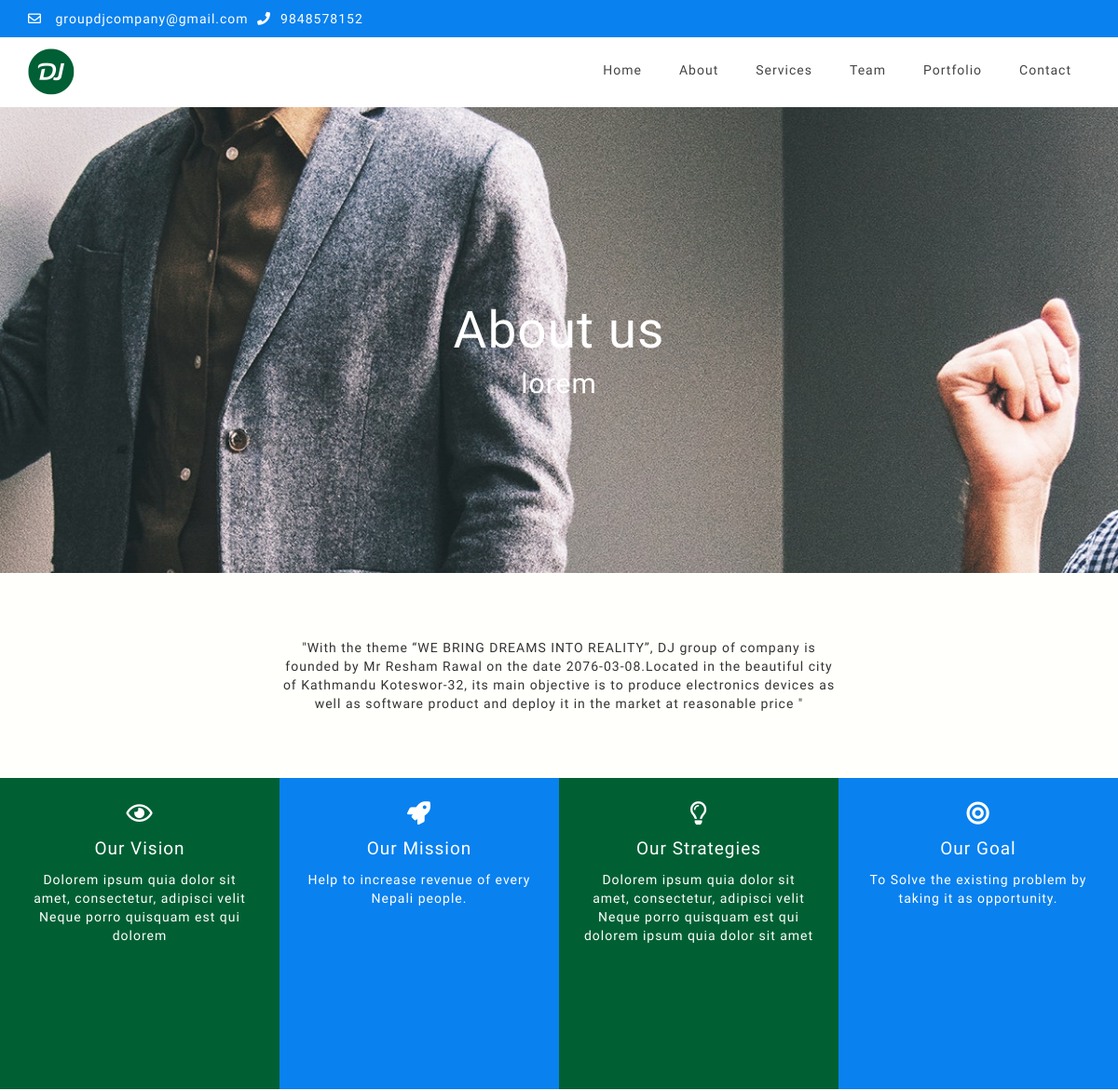
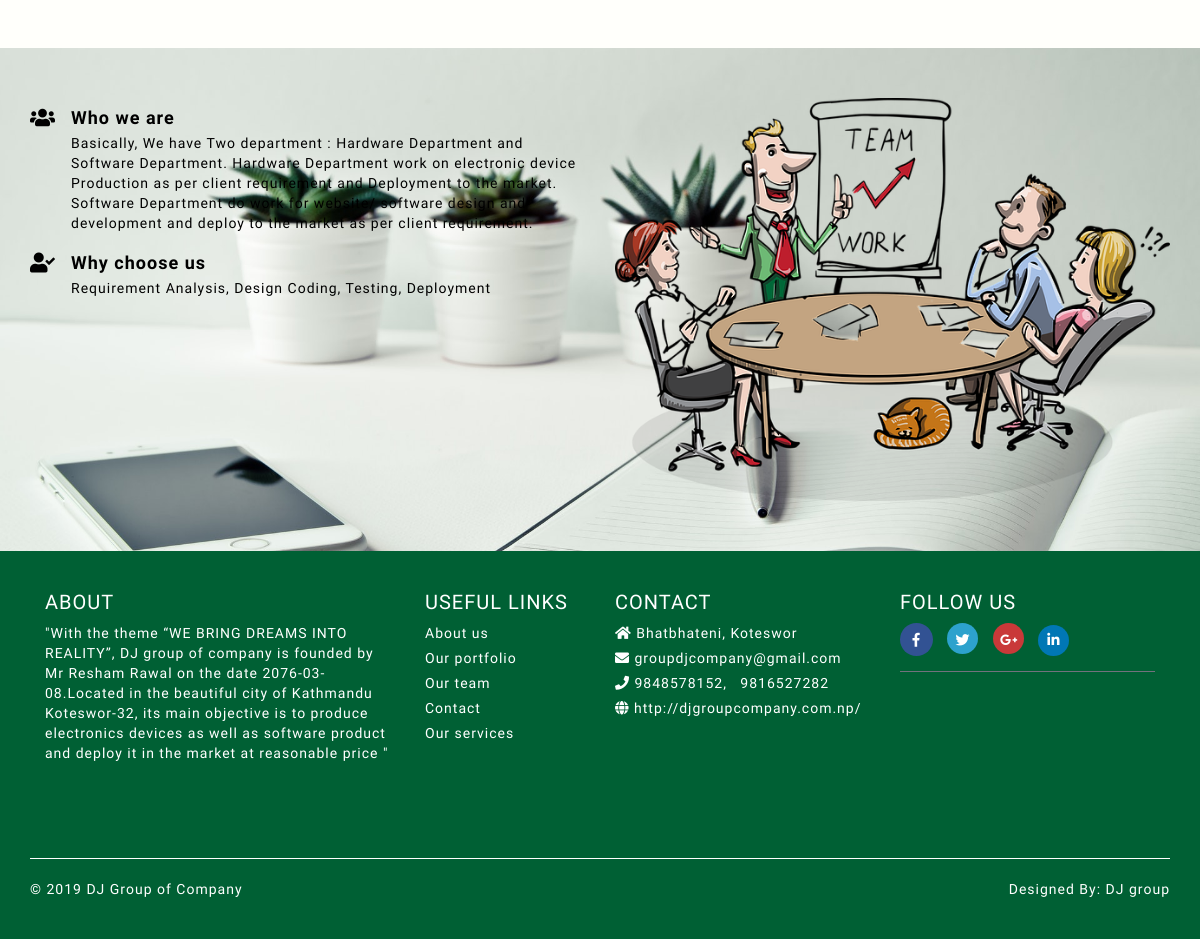
The page /about/ on the database its author committed (2 pictures, top to bottom).
### djgroup/models.py (models this page shows)
class SiteSetting(models.Model):
    logo = models.ImageField(upload_to='sitesetting')
    number = models.IntegerField()
    number2 = models.IntegerField(null=True)
    email = models.EmailField()
    address = models.CharField(max_length=100)
    website = models.URLField()
    map_link = models.URLField()
    facebook_link = models.URLField(null=True)
    twitter_link = models.URLField(null=True)
    google_link = models.URLField(null=True)
    linkedin_link = models.URLField(null=True)
    created = models.DateTimeField(auto_now_add=True)
    updated = models.DateTimeField(auto_now=True)
    class Meta:
        verbose_name_plural = 'Site Setting'
    def image_tag(self):
        if self.logo:
            return mark_safe('<img src="%s" style="width: 80px; height:80px;" />' % self.logo.url)
        else:
            return 'No Image Found'
    image_tag.short_description = 'Logo'

class Banner(models.Model):
    index = models.ImageField(upload_to='banners')
    index_text = models.TextField(null=True)
    about = models.ImageField(upload_to='banners')
    about_text = models.TextField(null=True)
    services = models.ImageField(upload_to='banners')
    services_text = models.TextField(null=True)
    team = models.ImageField(upload_to='banners')
    team_text = models.TextField(null=True)
    portfolio = models.ImageField(upload_to='banners')
    portfolio_text = models.TextField(null=True)
    contact = models.ImageField(upload_to='banners')
    contact_text = models.TextField(null=True)
    created = models.DateTimeField(auto_now_add=True)
    updated = models.DateTimeField(auto_now=True)
    class Meta:
        verbose_name_plural = 'Banners'
    def index_tag(self):
        if self.index:
            return mark_safe('<img src="%s" style="width: 80px; height:80px;" />' % self.index.url)
        else:
            return 'No Image Found'
    index_tag.short_description = 'Index Banner'
    def about_tag(self):
        if self.about:
            return mark_safe('<img src="%s" style="width: 80px; height:80px;" />' % self.about.url)
        else:
            return 'No Image Found'
    about_tag.short_description = 'About Banner'
    def services_tag(self):
        if self.services:
            return mark_safe('<img src="%s" style="width: 80px; height:80px;" />' % self.services.url)
        else:
            return 'No Image Found'
    services_tag.short_description = 'Services Banner'
    def team_tag(self):
        if self.team:
            return mark_safe('<img src="%s" style="width: 80px; height:80px;" />' % self.team.url)
        else:
            return 'No Image Found'
    team_tag.short_description = 'Team Banner'
    def portfolio_tag(self):
        if self.portfolio:
            return mark_safe('<img src="%s" style="width: 80px; height:80px;" />' % self.portfolio.url)
        else:
            return 'No Image Found'
    portfolio_tag.short_description = 'Portfolio Banner'
    def contact_tag(self):
        if self.contact:
            return mark_safe('<img src="%s" style="width: 80px; height:80px;" />' % self.contact.url)
        else:
            return 'No Image Found'
    contact_tag.short_description = 'Contact Banner'

class AboutUs(models.Model):
    description = models.TextField()
    mission = models.TextField()
    vision = models.TextField()
    strategy = models.TextField()
    goal = models.TextField()
    who_we_are = models.TextField()
    why_choose_us = models.TextField()
    how_we_work = models.ImageField(upload_to='about', default=None)
    best_for = models.TextField()
    bg_image = models.ImageField(upload_to='about', default=None)
    created = models.DateTimeField(auto_now_add=True)
    updated = models.DateTimeField(auto_now=True)
    class Meta:
        verbose_name_plural = 'About Us'

### djgroup/views.py (the view)
# urls.py: path('about/', views.about, name='about'),
def about(request):
    abouts = AboutUs.objects.all().order_by('-created')[0:1]
    context = {'abouts': abouts}
    return render(request, 'djgroup/about.html', context)

### templates/djgroup/about.html (shortened to what this page needs)
{% extends 'djgroup/index.html' %}
{% load static %}
{% block content %}
{% for banner in banners %}
<section class="about-banner" style="background-image: url('/media/{{ banner.about }}');">
    <div class="container">
        <div class="col-md-6 col-md-offset-3">
            <h1>About us</h1>
            <h4>{{ banner.about_text }}</h4>
        </div>
    </div>
</section>
{% endfor %}
{% for about in abouts %}
<section class="about">
    <div class="about-text">
        <p>{{ about.description }}</p>
    </div>
</section>
<section class="target">
    <div class="row target-text">
        <div class="col-lg-3 col-md-3 col-sm-6 col-xs-12 test">
            <div class="mission green">
                <div class="mission-icon"><i class="far fa-eye"></i></div>
                <div class="mission-title">Our Vision</div>
                <div class="mission-text">{{ about.vision }}</div>
            </div>
        </div>
        <div class="col-lg-3 col-md-3 col-sm-6 col-xs-12 test">
            <div class="mission blue">
                <div class="mission-icon"><i class="fas fa-rocket"></i></div>
                <div class="mission-title">Our Mission</div>
                <div class="mission-text">{{ about.mission }}</div>
            </div>
        </div>
        <div class="col-lg-3 col-md-3 col-sm-6 col-xs-12 test">
            <div class="mission green">
                <div class="mission-icon"><i class="far fa-lightbulb"></i></div>
                <div class="mission-title">Our Strategies</div>
                <div class="mission-text">{{ about.strategy }}</div>
            </div>
        </div>
        <div class="col-lg-3 col-md-3 col-sm-6 col-xs-12 test">
            <div class="mission blue">
                <div class="mission-icon"><i class="fas fa-bullseye"></i></div>
                <div class="mission-title">Our Goal</div>
                <div class="mission-text">{{ about.goal }}</div>
            </div>
        </div>
    </div>
</section>
<section class="bg-img">
    <div class="container">
        <div class="row">
            <div class="bg-box">
                <div class="col-lg-6 col-md-6 col-sm-12 col-xs-12">
                    <div class="bg-text">
                        <div class="bg-text-left"><i class="fas fa-users"></i></div>
                        <div class="bg-text-right">
                            <h4>Who we are</h4>
                            <p>{{ about.who_we_are }}</p>
                        </div>
                    </div>
                    <div class="bg-text">
                        <div class="bg-text-left"><i class="fas fa-user-check"></i></div>
                        <div class="bg-text-right">
                            <h4>Why choose us</h4>
                            <p>{{ about.why_choose_us }}</p>
                        </div>
                    </div>
                </div>
                <div class="col-lg-6 col-md-6 col-sm-12 col-xs-12">
                    <div class="bg-image">
                        <img src="/media/{{ about.bg_image }}">
                    </div>
                </div>
            </div>
        </div>
    </div>
</section>
{% endfor %}
{% endblock %}

### templates/djgroup/index.html (shortened to what this page needs)
{% load static %}
<!DOCTYPE html>
<html>
<head>
	<link rel="stylesheet" href="https://use.fontawesome.com/releases/v5.3.1/css/all.css"
>
	<link rel="stylesheet" type="text/css" href="{% static 'css/bootstrap.min.css' %}">
	<link rel="stylesheet" type="text/css" href="{% static 'css/style.css' %}">
	<link rel="stylesheet" type="text/css" href="{% static 'css/animate.css' %}">
	<link rel="stylesheet" type="text/css" href="{% static 'css/cubeportfolio.min.css' %}">
	<link rel="stylesheet" type="text/css" href="{% static 'css/style1.css' %}">
	<link rel="stylesheet" type="text/css" href="{% static 'css/about.css' %}">
	<link rel="stylesheet" type="text/css" href="{% static 'css/team.css' %}">
	<link rel="stylesheet" type="text/css" href="{% static 'css/service.css' %}">
	<link rel="stylesheet" type="text/css" href="{% static 'css/portfolio.css' %}">
	<link rel="stylesheet" type="text/css" href="{% static 'css/detail.css' %}">
	<link rel="stylesheet" type="text/css" href="{% static 'css/responsive.css' %}">
	<link rel="stylesheet" type="text/css" href="{% static 'css/contact.css' %}">
</head>
<body>
	<header>
		<div class="header-top">
			<div class="container">
				<div class="row">
					<div class="ht-left">
						<div class="col-lg-6 col-md-6 col-sm-12 col-xs-12">
							<ul class="pull-left top-contact">
								{% for setting in settings %}
								<li><i class="far fa-envelope"></i><a href="mailto:{{ setting.email }}">
										{{ setting.email }}</a></li>
								<li><i class="fas fa-phone"></i>{{ setting.number }}</li>
							</ul>
							{% endfor %}
						</div>
					</div>
					<div class="col-lg-6 col-md-6 col-sm-6 col-xs-12">
					</div>
				</div>
			</div>
		</div>
		<div class="header-bottom">
			<div class="container">
				{% for setting in settings %}
				<div class="logo"><a href="{% url 'djgroup:index' %}"><img src="/media/{{ setting.logo }}"></a></div>
				{% endfor %}
				<nav>
					<ul>
						<li><a href="{% url 'djgroup:index' %}">Home</a></li>
						<li><a href="{% url 'djgroup:about' %}">About</a></li>
						<li class="sub-menu"><a href="{% url 'djgroup:service' %}">Services</a>
						</li>
						<li><a href="{% url 'djgroup:team' %}">Team</a></li>
						<li><a href="{% url 'djgroup:portfolio' %}">Portfolio</a>
						</li>
						<li><a href="{% url 'djgroup:contact' %}">Contact</a></li>
					</ul>
				</nav>
			</div>
		</div>
	</header>
	{% block content %}{% endblock %}
	<footer>
		<div class="footer-upper">
			<div class="container">
				<div class="footer-part">
					<div class="col-lg-4 col-md-4 col-sm-6 col-xs-12 footer-div">
						<div class="footer-block information">
							<h4 class="title">About</h4>
							{% for about in abouts %}
							<p>{{ about.description }}</p>
							{% endfor %}
						</div>
					</div>
					<div class="col-lg-2 col-md-2 col-sm-6 col-xs-12 footer-div">
						<div class="footer-block information">
							<h4 class="title">Useful links</h4>
							<ul class="list">
								<li class="ft-item"><a href="{% url 'djgroup:about' %}">About us</a></li>
								<li class="ft-item"><a href="{% url 'djgroup:portfolio' %}">Our portfolio</a></li>
								<li class="ft-item"><a href="{% url 'djgroup:team' %}">Our team</a></li>
								<li class="ft-item"><a href="{% url 'djgroup:contact' %}">Contact</a></li>
								<li class="ft-item"><a href="{% url 'djgroup:service' %}">Our services</a></li>
							</ul>
						</div>
					</div>
					<div class="col-lg-3 col-md-3 col-sm-6 col-xs-12 footer-div">
						<div class="footer-block information">
							<h4 class="title">Contact</h4>
							<ul class="list">
								{% for setting in settings %}
								<li class="ft-item"><i class="fa fa-home" aria-hidden="true"></i>
									{{setting.address}}
								</li>
								<li class="ft-item"><i class="fa fa-envelope" aria-hidden="true"></i>
									<a href="mailto:{{ setting.email }}">
										{{ setting.email }}</a>
								</li>
								<li class="ft-item"><i class="fa fa-phone" aria-hidden="true"></i>
									{{setting.number}},
									&nbsp; {{ setting.number2 }}
								</li>
								<li class="ft-item"><i class="fa fa-globe" aria-hidden="true"></i><a href="">
										{{ setting.website }}</a></li>
							</ul>
							{% endfor %}
						</div>
					</div>
					<div class="col-lg-3 col-md-3 col-sm-6 col-xs-12 footer-div">
						<div class="footer-term">
							<h4 class="title">Follow us</h4>
							<ul class="networks">
								{% for setting in settings %}
								<li><a href="{{ setting.facebook_link }}"><i class="fab fa-facebook-f"></i></a></li>
								<li><a href="{{ setting.twitter_link }}"><i class="fab fa-twitter"></i></a></li>
								<li><a href="{{ setting.google_link }}"><i class="fab fa-google-plus-g"></i></a></li>
								<li><a href="{{ setting.linkedin_link }}"><i class="fab fa-linkedin-in"></i></a></li>
								{% endfor %}
							</ul>
						</div>
					</div>
				</div>
				<div class="footer-bottom">
					<div class="row">
						<div class="col-lg-6 col-md-6 col-sm-6 col-xs-12">
							<div class="ft-left">
								<p>© 2019 DJ Group of Company</p>
							</div>
						</div>
						<div class="col-lg-6 col-md-6 col-sm-6 col-xs-12">
							<div class="ft-right">
								{% for setting in settings %}
								<p>Designed By: <a href="{{ setting.website }}">DJ group</a></p>
								{% endfor %}
							</div>
						</div>
					</div>
				</div>
			</div>
		</div>
	</footer>
</body>
</html>

### rows shown on the page
SiteSetting: email "groupdjcompany@gmail.com", number "9848578152", logo (picture), address "Bhatbhateni, Koteswor", number2 "9816527282", website "http://djgroupcompany.com.np/"
Banner: about (picture), about_text "lorem"
AboutUs: description "\"With the theme “WE BRING DREAMS INTO REALITY”, DJ group of company is founded by Mr Resham Rawal on the date 2076-03-08.Located in the beautiful city of Kathmandu Koteswor-32, its main objective is to produce electronics devices as well as software product and deploy it in the market at reasonable price \"", vision "Dolorem ipsum quia dolor sit amet, consectetur, adipisci velit Neque porro quisquam est qui dolorem", mission "Help to increase revenue of every Nepali people.", strategy "Dolorem ipsum quia dolor sit amet, consectetur, adipisci velit Neque porro quisquam est qui dolorem ipsum quia dolor sit amet", goal "To Solve the existing problem by taking it as opportunity.", who_we_are "Basically, We have Two department : Hardware Department and Software Department. Hardware Department work on electronic device Production as per client requirement and Deployment to the market. Software Department do work for website/ software design and development and deploy to the market as per client requirement.", why_choose_us "Requirement Analysis, Design Coding, Testing, Deployment", bg_image (picture)
